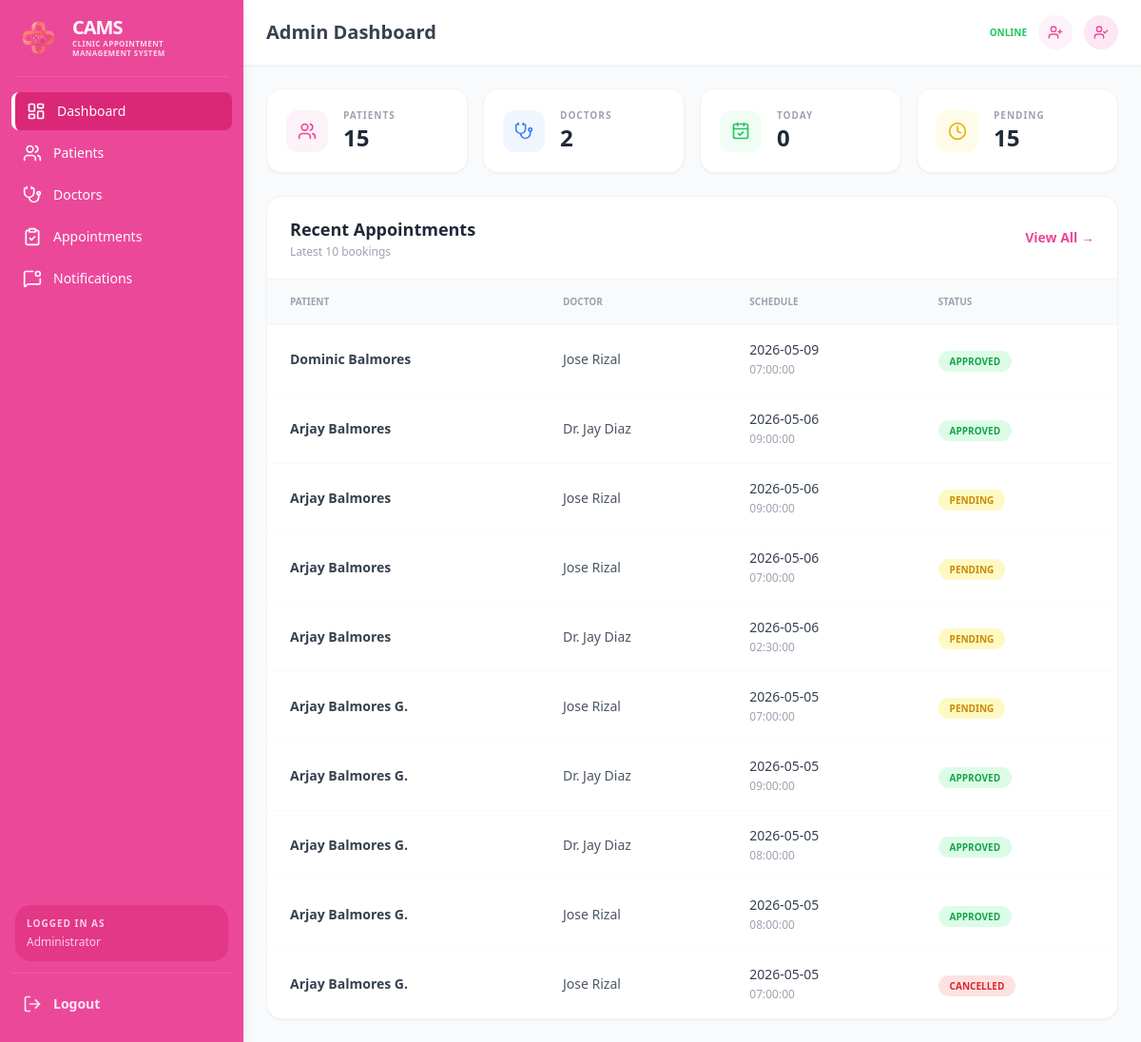
Page /admin_dashboard.php (signed in) on the committed database.
### tables this page shows
CREATE TABLE `appointments` (
  `id` int(11) NOT NULL,
  `patient_id` int(11) NOT NULL,
  `doctor_id` int(11) NOT NULL,
  `appointment_date` date NOT NULL,
  `appointment_time` time NOT NULL,
  `status` enum('pending','approved','completed','cancelled') DEFAULT 'pending',
  `remarks` text DEFAULT NULL,
  `created_at` timestamp NOT NULL DEFAULT current_timestamp()
);

CREATE TABLE `patients` (
  `id` int(11) NOT NULL,
  `name` varchar(100) NOT NULL,
  `age` int(11) DEFAULT NULL,
  `gender` varchar(10) DEFAULT NULL,
  `contact` varchar(20) NOT NULL,
  `email` varchar(100) NOT NULL,
  `address` text DEFAULT NULL,
  `status` varchar(20) DEFAULT 'Pending',
  `created_at` timestamp NOT NULL DEFAULT current_timestamp()
);

CREATE TABLE `doctors` (
  `id` int(11) NOT NULL,
  `name` varchar(100) NOT NULL,
  `specialization` varchar(100) DEFAULT NULL,
  `contact` varchar(20) DEFAULT NULL,
  `status` enum('available','unavailable') DEFAULT 'available',
  `created_at` timestamp NOT NULL DEFAULT current_timestamp()
);

### admin_dashboard.php (the view, shortened to what this page needs)
<?php
include("conn.php");
$doctors_result  = mysqli_query($conn, "SELECT COUNT(*) as total FROM doctors");
$doctors_count   = mysqli_fetch_assoc($doctors_result)['total'] ?? 0;
$patients_result = mysqli_query($conn, "SELECT COUNT(*) as total FROM patients");
$patient_count   = mysqli_fetch_assoc($patients_result)['total'] ?? 0;
$pending_result  = mysqli_query($conn, "SELECT COUNT(*) as total FROM appointments WHERE status='pending'");
$total_pending   = mysqli_fetch_assoc($pending_result)['total'] ?? 0;
$today_result    = mysqli_query($conn, "SELECT COUNT(*) as total FROM appointments WHERE appointment_date = CURDATE()");
$total_today     = mysqli_fetch_assoc($today_result)['total'] ?? 0;
?>
<!DOCTYPE html>
<html lang="en">
<head>
    <script src="https://cdn.tailwindcss.com"></script>
</head>
<body class="bg-gray-50">
<div class="flex h-screen overflow-hidden">
    <aside id="sidebar" class="fixed md:static inset-y-0 left-0 z-50 w-64 bg-pink-500 text-white flex flex-col shadow-lg
                               -translate-x-full md:translate-x-0 transition-transform duration-300">
        <div class="flex items-center p-4 gap-3">
            <img class="w-12 h-12 flex-shrink-0" src="mainlogo.png" alt="CAMS Logo">
            <div>
                <h1 class="font-bold text-xl uppercase tracking-tighter leading-none">CAMS</h1>
                <p class="font-bold text-[8px] text-pink-100 uppercase tracking-wider opacity-90 leading-tight mt-0.5">
                    Clinic Appointment <br> Management System
                </p>
            </div>
        </div>
        <hr class="border-pink-400 mx-4 opacity-50">
        <nav class="mt-4 flex-1 px-3">
            <ul class="space-y-1">
                <li><a href="admin_dashboard.php" class="flex items-center bg-pink-600 border-l-4 border-white px-3 py-2.5 rounded-lg transition-all"><i data-lucide="layout-dashboard" class="w-5 h-5 flex-shrink-0"></i><span class="ml-3 font-medium text-sm whitespace-nowrap">Dashboard</span></a></li>
                <li><a href="patients_dashB.php" class="flex items-center hover:bg-pink-600 px-3 py-2.5 rounded-lg transition-all"><i data-lucide="users" class="w-5 h-5 flex-shrink-0"></i><span class="ml-3 font-medium text-sm whitespace-nowrap">Patients</span></a></li>
                <li><a href="doctors_dashB.php" class="flex items-center hover:bg-pink-600 px-3 py-2.5 rounded-lg transition-all"><i data-lucide="stethoscope" class="w-5 h-5 flex-shrink-0"></i><span class="ml-3 font-medium text-sm whitespace-nowrap">Doctors</span></a></li>
                <li><a href="appointment_dashB.php" class="flex items-center hover:bg-pink-600 px-3 py-2.5 rounded-lg transition-all"><i data-lucide="clipboard-check" class="w-5 h-5 flex-shrink-0"></i><span class="ml-3 font-medium text-sm whitespace-nowrap">Appointments</span></a></li>
                <li><a href="notification_dashB.php" class="flex items-center hover:bg-pink-600 px-3 py-2.5 rounded-lg transition-all"><i data-lucide="message-square-dot" class="w-5 h-5 flex-shrink-0"></i><span class="ml-3 font-medium text-sm whitespace-nowrap">Notifications</span></a></li>
            </ul>
        </nav>
        <div class="px-4 pb-3">
            <div class="bg-pink-600/50 rounded-2xl p-3">
                <p class="text-[10px] text-pink-200 font-bold uppercase tracking-widest mb-1">Logged in as</p>
                <p class="text-pink-200 text-xs">Administrator</p>
            </div>
        </div>
        <div class="px-3 pb-5">
            <hr class="border-pink-400 mb-3 opacity-50">
            <button onclick="location.href='logout.php'" class="w-full flex items-center px-3 py-2.5 hover:bg-pink-700 rounded-xl transition-all text-pink-100 hover:text-white">
                <i data-lucide="log-out" class="w-5 h-5 flex-shrink-0"></i>
                <span class="ml-3 font-bold text-sm">Logout</span>
            </button>
        </div>
    </aside>
    <div class="flex-1 flex flex-col min-w-0 overflow-hidden">
        <header class="bg-white border-b border-gray-100 shadow-sm px-6 py-4 flex justify-between items-center flex-shrink-0">
            <div class="flex items-center gap-4">
                <h2 class="text-xl font-bold text-gray-700">Admin Dashboard</h2>
            </div>
            <div class="flex items-center gap-3">
                <div class="text-right hidden sm:block">
                    <p class="text-[10px] text-green-500 font-semibold uppercase">Online</p>
                </div>
                <button onclick="openCreateModal()" title="Create Account"
                    class="w-9 h-9 bg-pink-50 hover:bg-pink-100 rounded-full flex items-center justify-center text-pink-500 transition-colors">
                    <i data-lucide="user-plus" class="w-4 h-4"></i>
                </button>
                <div class="w-9 h-9 bg-pink-100 rounded-full flex items-center justify-center text-pink-500">
                    <i data-lucide="user-check" class="w-4 h-4"></i>
                </div>
            </div>
        </header>
        <main class="flex-1 overflow-y-auto custom-scrollbar p-6">
            <div class="grid grid-cols-2 lg:grid-cols-4 gap-4 mb-6">
                <div class="bg-white p-5 rounded-2xl shadow-sm border border-gray-100 flex items-center gap-4 hover:shadow-md transition-shadow">
                    <div class="w-11 h-11 bg-pink-50 rounded-xl flex items-center justify-center text-pink-500 flex-shrink-0">
                        <i data-lucide="users" class="w-5 h-5"></i>
                    </div>
                    <div>
                        <p class="text-[10px] font-bold text-gray-400 uppercase tracking-widest">Patients</p>
                        <p class="text-2xl font-black text-gray-800"><?= $patient_count; ?></p>
                    </div>
                </div>
                <div class="bg-white p-5 rounded-2xl shadow-sm border border-gray-100 flex items-center gap-4 hover:shadow-md transition-shadow">
                    <div class="w-11 h-11 bg-blue-50 rounded-xl flex items-center justify-center text-blue-500 flex-shrink-0">
                        <i data-lucide="stethoscope" class="w-5 h-5"></i>
                    </div>
                    <div>
                        <p class="text-[10px] font-bold text-gray-400 uppercase tracking-widest">Doctors</p>
                        <p class="text-2xl font-black text-gray-800"><?= $doctors_count; ?></p>
                    </div>
                </div>
                <div class="bg-white p-5 rounded-2xl shadow-sm border border-gray-100 flex items-center gap-4 hover:shadow-md transition-shadow">
                    <div class="w-11 h-11 bg-green-50 rounded-xl flex items-center justify-center text-green-500 flex-shrink-0">
                        <i data-lucide="calendar-check" class="w-5 h-5"></i>
                    </div>
                    <div>
                        <p class="text-[10px] font-bold text-gray-400 uppercase tracking-widest">Today</p>
                        <p class="text-2xl font-black text-gray-800"><?= $total_today; ?></p>
                    </div>
                </div>
                <div class="bg-white p-5 rounded-2xl shadow-sm border border-gray-100 flex items-center gap-4 hover:shadow-md transition-shadow">
                    <div class="w-11 h-11 bg-yellow-50 rounded-xl flex items-center justify-center text-yellow-500 flex-shrink-0">
                        <i data-lucide="clock" class="w-5 h-5"></i>
                    </div>
                    <div>
                        <p class="text-[10px] font-bold text-gray-400 uppercase tracking-widest">Pending</p>
                        <p class="text-2xl font-black text-gray-800"><?= $total_pending; ?></p>
                    </div>
                </div>
            </div>
            <div class="bg-white rounded-2xl shadow-sm border border-gray-100 overflow-hidden">
                <div class="px-6 py-5 border-b border-gray-100 flex justify-between items-center">
                    <div>
                        <h3 class="text-lg font-black text-gray-800">Recent Appointments</h3>
                        <p class="text-xs text-gray-400 font-medium mt-0.5">Latest 10 bookings</p>
                    </div>
                    <a href="appointment_dashB.php" class="text-pink-500 font-bold text-sm hover:underline">View All →</a>
                </div>
                <div class="overflow-x-auto">
                    <table class="w-full text-left">
                        <thead>
                            <tr class="bg-gray-50 text-gray-400 uppercase text-[10px] font-black border-b border-gray-100">
                                <th class="px-6 py-4">Patient</th>
                                <th class="px-6 py-4">Doctor</th>
                                <th class="px-6 py-4">Schedule</th>
                                <th class="px-6 py-4">Status</th>
                            </tr>
                        </thead>
                        <tbody class="divide-y divide-gray-50">
                            <?php
                            $q   = "SELECT a.*, p.name AS patient, d.name AS doctor
                                    FROM appointments a
                                    JOIN patients p ON a.patient_id = p.id
                                    JOIN doctors d ON a.doctor_id = d.id
                                    ORDER BY a.id DESC LIMIT 10";
                            $res = mysqli_query($conn, $q);
                            while ($row = mysqli_fetch_assoc($res)):
                                $status = $row['status'];
                                $color  = match($status) {
                                    'approved' => 'bg-green-100 text-green-600',
                                    'pending'  => 'bg-yellow-100 text-yellow-600',
                                    default    => 'bg-red-100 text-red-600',
                                };
                            ?>
                            <tr class="hover:bg-pink-50/30 transition-all">
                                <td class="px-6 py-4 font-bold text-gray-700 text-sm"><?= htmlspecialchars($row['patient']); ?></td>
                                <td class="px-6 py-4 text-gray-600 text-sm"><?= htmlspecialchars($row['doctor']); ?></td>
                                <td class="px-6 py-4 text-sm">
                                    <span class="font-medium text-gray-700"><?= htmlspecialchars($row['appointment_date']); ?></span><br>
                                    <span class="text-xs text-gray-400"><?= htmlspecialchars($row['appointment_time']); ?></span>
                                </td>
                                <td class="px-6 py-4">
                                    <span class="<?= $color; ?> px-3 py-1 rounded-full text-[10px] font-black uppercase"><?= htmlspecialchars($status); ?></span>
                                </td>
                            </tr>
                            <?php endwhile; ?>
                        </tbody>
                    </table>
                </div>
            </div>
        </main>
    </div>
</div>
</body>
</html>

### rows in the picture
appointments: patient.name "Dominic Balmores", doctor.name "Jose Rizal", appointment_date "2026-05-09", appointment_time "07:00:00", status "APPROVED"
appointments: patient.name "Arjay Balmores", doctor.name "Dr. Jay Diaz", appointment_date "2026-05-06", appointment_time "09:00:00", status "APPROVED"
appointments: patient.name "Arjay Balmores", doctor.name "Jose Rizal", appointment_date "2026-05-06", appointment_time "09:00:00", status "PENDING"
appointments: patient.name "Arjay Balmores", doctor.name "Jose Rizal", appointment_date "2026-05-06", appointment_time "07:00:00", status "PENDING"
appointments: patient.name "Arjay Balmores", doctor.name "Dr. Jay Diaz", appointment_date "2026-05-06", appointment_time "02:30:00", status "PENDING"
appointments: patient.name "Arjay Balmores G.", doctor.name "Jose Rizal", appointment_date "2026-05-05", appointment_time "07:00:00", status "PENDING"
appointments: patient.name "Arjay Balmores G.", doctor.name "Dr. Jay Diaz", appointment_date "2026-05-05", appointment_time "09:00:00", status "APPROVED"
appointments: patient.name "Arjay Balmores G.", doctor.name "Dr. Jay Diaz", appointment_date "2026-05-05", appointment_time "08:00:00", status "APPROVED"
appointments: patient.name "Arjay Balmores G.", doctor.name "Jose Rizal", appointment_date "2026-05-05", appointment_time "08:00:00", status "APPROVED"
appointments: patient.name "Arjay Balmores G.", doctor.name "Jose Rizal", appointment_date "2026-05-05", appointment_time "07:00:00", status "CANCELLED"

### other values in the picture
$patient_count "15"
$doctors_count "2"
$total_today "0"
$total_pending "15"
